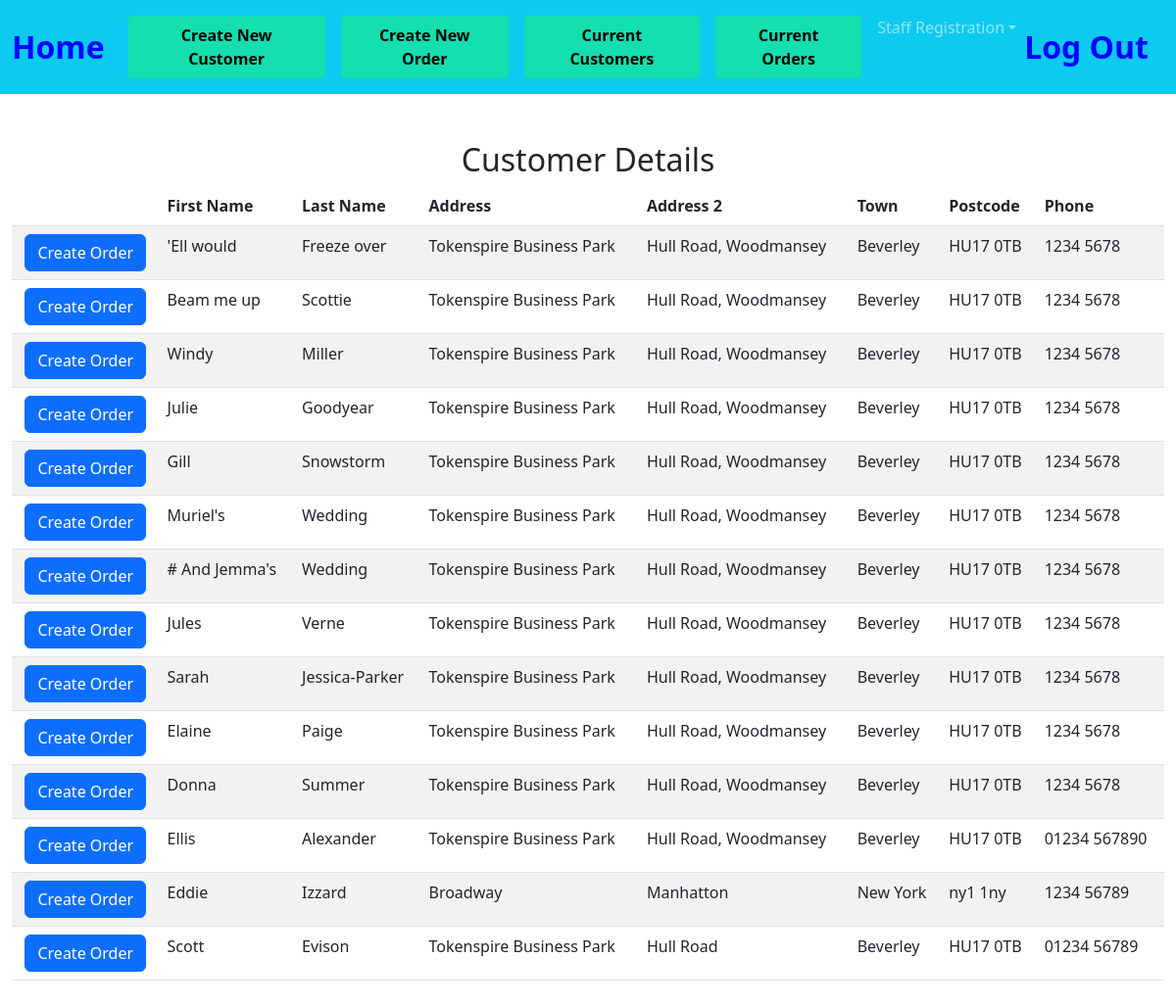
Before: /list_of_customers with the older database file.
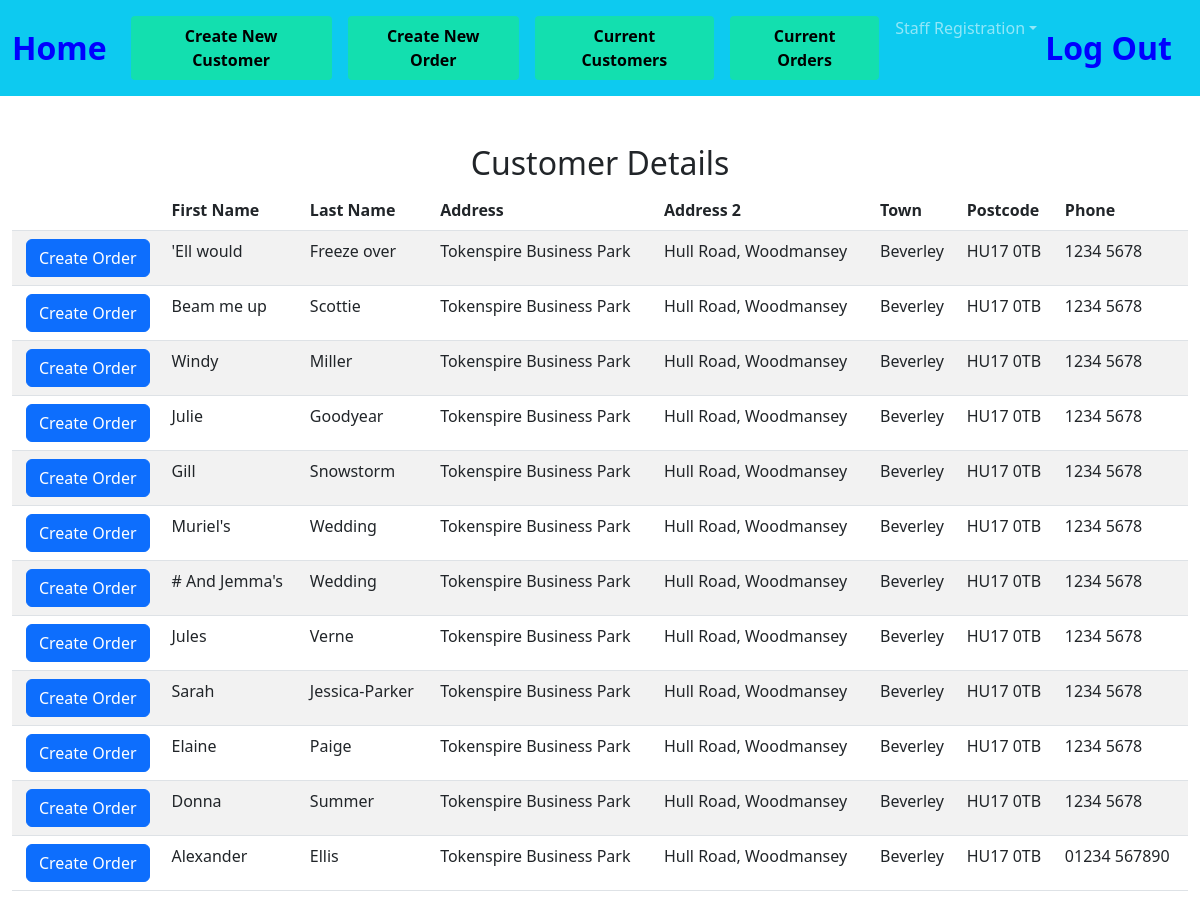
After: the same page with the newer database file.
### tables this page shows
CREATE TABLE customers(id INTEGER PRIMARY KEY AUTOINCREMENT NOT NULL, first_name TEXT, last_name TEXT, address_1 TEXT, address_2 TEXT, address_3 TEXT, postcode TEXT, telephone_1 TEXT, telephone_2 TEXT);

### app.py (the view)
@app.route("/list_of_customers", methods=["GET", "POST"])
def list_of_customers():
    if request.method == "POST":
        user = session["user"]
        customer_id = request.form.get("customer_id")
        detail = db.execute("select * from customers WHERE id = (?);", customer_id)
        return render_template("customer_order.html",customer_id = customer_id, detail = detail, user = user)
    else:
        detail = db.execute("select * from customers;")
        return render_template("list_of_customers.html",detail = detail)

### app.py (called while the page is built)
@app.after_request
def after_request(response):
    response.headers["Cache-Control"] = "no-cache, no-store, must-revalidate"
    response.headers["Expires"] = 0
    response.headers["Pragma"] = "no-cache"
    return response

### templates/list_of_customers.html (shortened to what this page needs)
{% extends "layout.html" %}
{% block main %}
<div class="section">
    <h2>Customer  Details</h2>
    <table class="table table-striped">
        <thead>
            <tr>
                <th></th>
                <th class="text-start">First Name</th>
                <th class="text-start">Last Name</th>
                <th class="text-start">Address</th>
                <th class="text-start">Address 2</th>
                <th class="text-start">Town</th>
                <th class="text-start">Postcode</th>
                <th class="text-start">Phone</th>
            </tr>
        </thead>
        <tbody>
            {% for row in detail %}
            <tr>
                <form action="/list_of_customers" method="POST">
                    <td><input type="hidden" name="customer_id" VALUE="{{ row['id'] }}"><button class="btn btn-primary" type="submit">Create Order</button></td>
                </form>
                <td class="text-start">{{ row["first_name"] }}</td>
                <td class="text-start">{{ row["last_name"] }}</td>
                <td class="text-start">{{ row["address_1"] }}</td>
                <td class="text-start">{{ row["address_2"] }}</td>
                <td class="text-start">{{ row["address_3"] }}</td>
                <td class="text-start">{{ row["postcode"] }}</td>
                <td class="text-start">{{ row["telephone_1"] }} {{ row["telephone_2"] }}</td>
                </tr>
            {% endfor %}
        </tbody>
    </div>
{% endblock %}

### templates/layout.html (shortened to what this page needs)
<!doctype html>
<html lang="en">
  <head>
    <link href="https://cdn.jsdelivr.net/npm/bootstrap@5.3.0/dist/css/bootstrap.min.css" rel="stylesheet">
    <link href="/static/styles.css" rel="stylesheet">
  </head>
  {% block navbar %}
  <body>
        <nav class="navbar navbar-expand-lg bg-info navbar-dark">
        <div class="container-fluid">
          <a class="navbar-brand" href="/home">Home</a>
            <div class="collapse navbar-collapse" id="navbarSupportedContent">
                <ul class="navbar-nav me-auto mb-2 mb-lg-0">
                  <li class="nav-item">
                    <li class="nav-link"><a button type="button" class="button_teal" href="/new_customer">Create New Customer</a></li>
                    <li class="nav-link"><a button type="button" class="button_teal" href="/choose_customer">Create New Order</a></li>
                </li>
                <li class="nav-item">
                  <li class="nav-link"><a button type="button" class="button_teal" href="/list_of_customers">Current Customers</a></li>
                  <li class="nav-link"><a button type="button" class="button_teal" href="/open_orders">Current Orders</a>
                </li>
                <li class="nav-item dropdown">
                    <a class="nav-link dropdown-toggle" href="#" role="button" data-bs-toggle="dropdown" aria-expanded="false"> Staff Registration</a>
                </li>
                </ul>
            </div>
            <a class="navbar-brand" href="/logout">Log Out</a>
            </div>
        </nav>
        {% endblock %}
      <main class="container-fluid py-5 text-center">
        {% block main %}{% endblock %}
      </main>
  </body>

### static/styles.css (style rules this page uses)
nav .navbar-brand { font-size: xx-large; color: #0000ff; font-weight: bold; }
.button_teal { background-color: #13dfaf; border-radius: 4px; border: none; color: black; padding: 8px 18px; text-align: center; text-decoration: none; display: inline-block; font-size: 16px; font-weight: bolder; }

Changed rows visible on the page:
removed customers: first_name "Eddie", last_name "Izzard", address_1 "Broadway", address_2 "Manhatton", address_3 "New York", postcode "ny1 1ny", telephone_1 "1234", telephone_2 "56789"
removed customers: first_name "Scott", last_name "Evison", address_1 "Tokenspire Business Park", address_2 "Hull Road", address_3 "Beverley", postcode "HU17 0TB", telephone_1 "01234", telephone_2 "56789"
changed customers "Alexander": first_name "Ellis" → "Alexander"; last_name "Alexander" → "Ellis"
